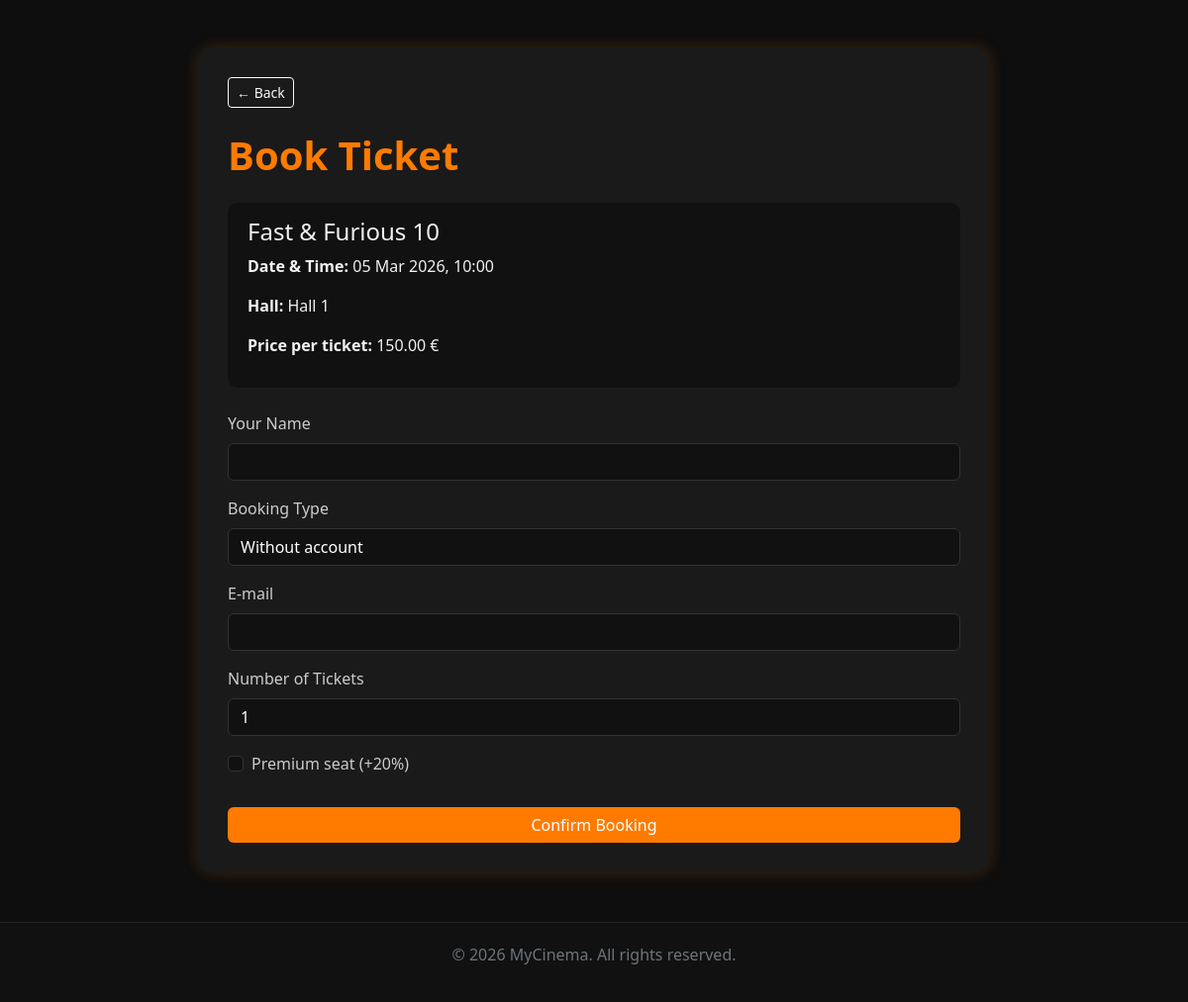
The app's page /public/booking.php?session_id=28 with its own data.
### tables this page shows
CREATE TABLE IF NOT EXISTS `sessions` (
  `id` int NOT NULL AUTO_INCREMENT,
  `movie_id` int NOT NULL,
  `hall_id` int NOT NULL,
  `show_time` datetime NOT NULL,
  `price` decimal(6,2) NOT NULL,
  PRIMARY KEY (`id`),
  KEY `movie_id` (`movie_id`),
  KEY `hall_id` (`hall_id`),
  CONSTRAINT `sessions_ibfk_1` FOREIGN KEY (`movie_id`) REFERENCES `movies` (`id`) ON DELETE CASCADE,
  CONSTRAINT `sessions_ibfk_2` FOREIGN KEY (`hall_id`) REFERENCES `halls` (`id`) ON DELETE CASCADE
);

CREATE TABLE IF NOT EXISTS `movies` (
  `id` int NOT NULL AUTO_INCREMENT,
  `title` varchar(255) NOT NULL,
  `description` text,
  `genre` varchar(50) DEFAULT NULL,
  `duration` int DEFAULT NULL,
  `release_date` date DEFAULT NULL,
  `poster` longblob,
  `created_at` timestamp NULL DEFAULT CURRENT_TIMESTAMP,
  PRIMARY KEY (`id`)
);

CREATE TABLE IF NOT EXISTS `halls` (
  `id` int NOT NULL AUTO_INCREMENT,
  `name` varchar(100) NOT NULL,
  `total_rows` int NOT NULL,
  `seats_per_row` int NOT NULL,
  PRIMARY KEY (`id`)
);

### public/booking.php (the view, shortened to what this page needs)
<?php
require_once '../includes/functions.php';
$session_id = $_GET['session_id'] ?? null;
$stmt = $pdo->prepare("
    SELECT s.*, m.title, h.name AS hall_name
    FROM sessions s
    JOIN movies m ON s.movie_id = m.id
    JOIN halls h ON s.hall_id = h.id
    WHERE s.id = ?
");
$stmt->execute([$session_id]);
$session = $stmt->fetch();
?>
<!DOCTYPE html>
<html lang="en">
<head>
<link href="https://cdn.jsdelivr.net/npm/bootstrap@5.3.2/dist/css/bootstrap.min.css" rel="stylesheet">
<link rel="stylesheet" href="assets/styles/style_booking.css">
</head>
<body>
<div class="container booking-container mt-5">
    <a href="movie.php?id=<?= $session['movie_id'] ?>" class="btn btn-sm btn-outline-light mb-4">← Back</a>
    <h1 class="text-orange mb-4">Book Ticket</h1>
    <div class="summary-box mb-4">
        <h4><?= htmlspecialchars($session['title']) ?></h4>
        <p><strong>Date & Time:</strong> <?= date('d M Y, H:i', strtotime($session['show_time'])) ?></p>
        <p><strong>Hall:</strong> <?= htmlspecialchars($session['hall_name']) ?></p>
        <p><strong>Price per ticket:</strong> <?= number_format($session['price'], 2) ?> €</p>
    </div>
    <form action="confirm_booking.php" method="POST">
        <div class="mb-3">
            <label for="name" class="form-label">Your Name</label>
            <input type="text" class="form-control" id="name" name="name" required
                value="<?= isset($_SESSION['user']) ? htmlspecialchars($_SESSION['user']['name']) : '' ?>">
        </div>
        <?php if (!isset($_SESSION['user'])): ?>
        <div class="mb-3">
            <label for="bookingType" class="form-label">Booking Type</label>
            <select class="form-select" id="bookingType" name="booking_type">
                <option value="guest">Without account</option>
            </select>
        </div>
        <div class="mb-3">
            <label for="email" class="form-label">E-mail</label>
            <input type="email" class="form-control" id="email" name="email" required>
        </div>
        <?php endif; ?>
        <div class="mb-3">
            <label for="seats" class="form-label">Number of Tickets</label>
            <select class="form-select" id="seats" name="seats" required>
                <?php for ($i = 1; $i <= 10; $i++): ?>
                    <option value="<?= $i ?>"><?= $i ?></option>
                <?php endfor; ?>
            </select>
        </div>
        <div class="form-check mb-3">
            <input class="form-check-input" type="checkbox" id="premium" name="premium" value="1">
            <label class="form-check-label" for="premium">Premium seat (+20%)</label>
        </div>
        <button type="submit" class="btn btn-orange w-100 mt-3">Confirm Booking</button>
    </form>
</div>
<footer class="mt-5 text-center text-secondary">
    <p>© <?= date('Y') ?> MyCinema. All rights reserved.</p>
</footer>
</body>
</html>

### public/assets/styles/style_booking.css (style rules this page uses)
body { background-color: #0e0e0e; color: #f1f1f1; font-family: 'Segoe UI', sans-serif; }
.booking-container { max-width: 800px; margin: 50px auto; background: #1a1a1a; border-radius: 15px; padding: 30px; box-shadow: 0 0 15px rgba(255,123,0,0.2); }
h1 { color: #ff7b00; font-weight: 600; }
label { color: #ccc; }
input, select { background: #111 !important; color: #fff !important; border: 1px solid #333 !important; }
.btn-orange { background-color: #ff7b00; color: white; border: none; }
.summary-box { background: #111; border-radius: 10px; padding: 15px 20px; margin-bottom: 25px; }
footer { background: #111; color: #999; text-align: center; padding: 20px; margin-top: 60px; border-top: 1px solid #222; }

### records on screen
sessions: movie.title "Fast & Furious 10", show_time "05 Mar 2026, 10:00", hall.name "Hall 1", price "150.00"

### other values on screen
form field seats "1"
